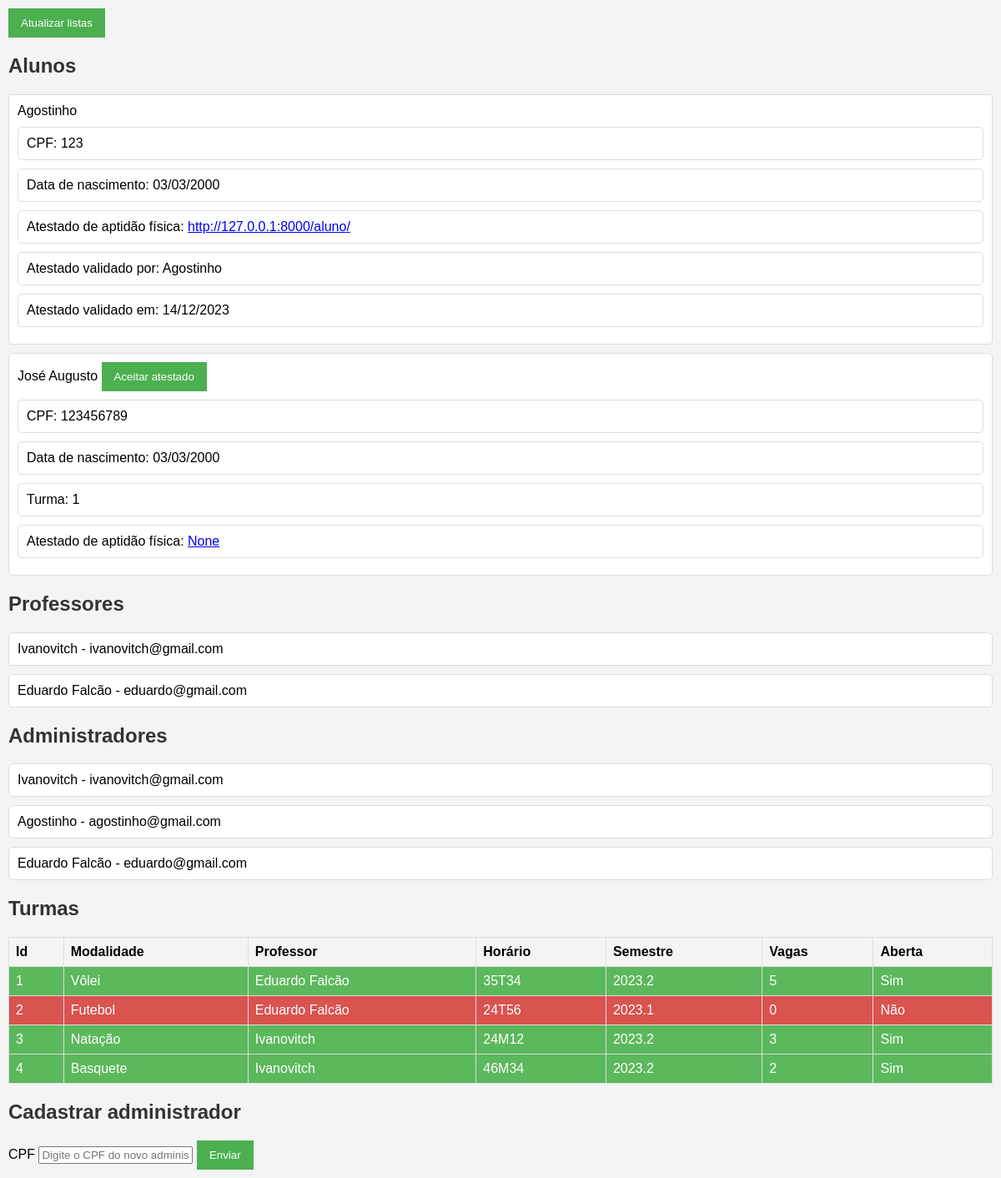
Screenshot of /administrador/ with the database file from the repository.
### my_app/models.py (models this page shows)
class Usuario(models.Model):
    cpf = models.IntegerField(primary_key=True)
    email = models.CharField(max_length=255, unique=True)
    nome = models.CharField(max_length=255)
    senha = models.CharField(max_length=255)
    nascimento = models.DateTimeField()

class Aluno(models.Model):
    user_cpf = models.OneToOneField(Usuario, default=123456789, on_delete=models.CASCADE, primary_key=True)
    atestado_apt = models.CharField(max_length=255, null=True, help_text='Link para o documento')
    atestado_apt_validado_por = models.ForeignKey('Administrador', null=True, on_delete=models.SET_NULL)
    atestado_apt_validado_em = models.DateTimeField(null=True)
    atestado_apt_esperando_validacao = models.BooleanField(default=False)
    turma_id = models.ForeignKey('Turma', null=True, on_delete=models.SET_NULL)

class Turma(models.Model):
    id = models.AutoField(primary_key=True)
    modalidade = models.CharField(max_length=255)
    horario = models.CharField(max_length=255, null=True)
    is_open = models.BooleanField()
    data_fechamento = models.DateTimeField(null=True)
    data_abertura = models.DateTimeField(default=timezone.now)
    semestre = models.FloatField(help_text='Ex.: 2023.2')
    vagas = models.IntegerField(default=0)

### my_app/views.py (the view, shortened to what this page needs)
class Admin(View):
  template_name = 'adm_inicial'
  template_file = 'admin.html'
  def verificaValidadoEm(self, aluno):
      if aluno.atestado_apt_validado_em:
          return aluno.atestado_apt_validado_em.strftime('%d/%m/%Y')
      else:
          return None
  def verificaValidadoPor(self, aluno):
      if aluno.atestado_apt_validado_por:
          return aluno.atestado_apt_validado_por.user_cpf.nome
      else:
          return None
  def get(self, request, *args, **kwargs):
      try:
        form = FormCPF()
        alunos = Aluno.objects.select_related('user_cpf').all()
        professores = Professor.objects.select_related('user_cpf').all()
        admins = Administrador.objects.select_related('user_cpf').all()
        leciona = Leciona.objects.select_related('turma_id').all()
        alunos_data = [{'nome': aluno.user_cpf.nome,
                        'email': aluno.user_cpf.email,
                        'cpf': aluno.user_cpf.cpf,
                        'atestado': aluno.atestado_apt,
                        'turma': aluno.turma_id.id if aluno.turma_id else None,
                        'validado_por': self.verificaValidadoPor(aluno),
                        'validado_em': self.verificaValidadoEm(aluno),
                        'nascimento': aluno.user_cpf.nascimento.strftime('%d/%m/%Y')
                      } for aluno in alunos]
        professores_data = [{'nome': prof.user_cpf.nome,
                             'email': prof.user_cpf.email,
                             'cpf': prof.user_cpf.cpf
                            } for prof in professores]
        admins_data = [{'nome': admin.user_cpf.nome,
                        'email': admin.user_cpf.email,
                        'cpf': admin.user_cpf.cpf
                      } for admin in admins]
        turmas_data = [{'id': lec.turma_id.id,
                        'modalidade': lec.turma_id.modalidade,
                        'professor': lec.prof_cpf.user_cpf.nome,
                        'horario': lec.turma_id.horario,
                        'semestre': lec.turma_id.semestre,
                        'vagas': lec.turma_id.vagas,
                        'is_open': lec.turma_id.is_open
                      } for lec in leciona]
        return render(request, self.template_file, {'alunos': alunos_data,
                                              'professores': professores_data,
                                              'admins': admins_data,
                                              'turmas': turmas_data,
                                              'formulario': form
                                            })
      except Exception as e:
            return JsonResponse({'error': str(e)}, status=500)

### my_app/forms.py
class FormCPF(forms.Form):
    cpf = forms.CharField(
        label='CPF',
        max_length=14,
        widget=forms.TextInput(attrs={
            'title': 'Informe o CPF de um usuário.',
            'placeholder': 'Digite o CPF do novo administrador',
            'id': 'cpf-input'
        })
    )

### my_app/templates/admin.html (shortened to what this page needs)
<!DOCTYPE html>
<html>
<head>
</head>
<body>
    <button onclick="carregarUsuarios()">Atualizar listas</button>
    <h2>Alunos</h1>
    {% if alunos %}
        {% if alunos|length > 0 %}
            <ul id="lista-alunos">
                {% for aluno in alunos %}
                    <li id="{{ aluno.cpf }}">
                        <div class="aceitar-atestado">
                            {{ aluno.nome }}
                            {% if not aluno.validado_em %}
                                {% with aluno_cpf=aluno.cpf %}
                                    <button onclick="aceitarAtestado('{{ aluno_cpf }}')" type="button">Aceitar atestado</button>
                                {% endwith %}
                            {% endif %}
                        </div>
                        <ul>
                            <li>CPF: {{ aluno.cpf }}</li>
                            <li>Data de nascimento: {{ aluno.nascimento }}</li>
                            {% if aluno.turma %}
                                <li>Turma: {{ aluno.turma }}</li>
                            {% endif %}
                                <li>Atestado de aptidão física: <a href="{{ aluno.atestado }}" target="_blank" rel="noopener noreferrer">{{ aluno.atestado }}</a></li>
                            {% if aluno.validado_por and aluno.validado_em %}
                                <li>Atestado validado por: {{ aluno.validado_por }}</li>
                            {% endif %}
                            {% if aluno.validado_em %}
                                <li>Atestado validado em: {{ aluno.validado_em }}</li>
                            {% endif %}
                        </ul>
                    </li>
                {% endfor %}
            </ul>
        {% else %}
            <p>Não há alunos cadastrados.</p>
        {% endif %}
    {% else %}
            <p>Não foi possível carregar os alunos.</p>
    {% endif %}
    <h2>Professores</h1>
    {% if professores %}
        {% if professores|length > 0 %}
            <ul id="lista-professores">
                {% for professor in professores %}
                    <li id="{{ professor.cpf }}">{{ professor.nome }} - {{ professor.email }}</li>
                {% endfor %}
            </ul>
        {% else %}
            <p>Não há professores cadastrados.</p>
        {% endif %}
    {% else %}
            <p>Não foi possível carregar os professores.</p>
    {% endif %}
    <h2>Administradores</h2>
    {% if admins %}
        {% if admins|length > 0 %}
            <ul id="lista-admins">
                {% for admin in admins %}
                    <li id="{{ admin.cpf }}">{{ admin.nome }} - {{ admin.email }}</li>
                {% endfor %}
            </ul>
        {% else %}
            <p>Não há administradores cadastrados.</p>
        {% endif %}
    {% else %}
            <p>Não foi possível carregar os administradores.</p>
    {% endif %}
    <h2>Turmas</h2>
    {% if turmas %}
        {% if turmas|length > 0 %}
            <table class="lista-turmas" style="border: 1px solid black;">
                <thead>
                    <tr>
                        <th>Id</th>
                        <th>Modalidade</th>
                        <th>Professor</th>
                        <th>Horário</th>
                        <th>Semestre</th>
                        <th>Vagas</th>
                        <th>Aberta</th>
                    </tr>
                </thead>
                <tbody>
                    {% for turma in turmas %}
                        <tr
                            id="{{ turma.id }}"
                            class= "{% if turma.is_open %}open{% else %}closed{% endif %}"
                        >
                            <td>{{ turma.id }}</td>
                            <td>{{ turma.modalidade }}</td>
                            <td>{{ turma.professor }}</td>
                            <td>{{ turma.horario }}</td>
                            <td>{{ turma.semestre }}</td>
                            <td>{{ turma.vagas }}</td>
                            {% if turma.is_open %}
                                <td>Sim</td>
                            {% else %}
                                <td>Não</td>
                            {% endif %}
                        </tr>
                    {% endfor %}
                </tbody>
            </table>
        {% else %}
            <p>Não há turmas cadastradas.</p>
        {% endif %}
    {% else %}
            <p>Não foi possível carregar as turmas.</p>
    {% endif %}
    <h2>Cadastrar administrador</h2>
    <form method="post">
        {{ formulario.cpf.label }}
        {{ formulario.cpf }}
        <button type="submit">Enviar</button>
    </form>
</body>
</html>

### my_app/templates/admin.html (style rules this page uses)
body { font-family: 'Arial', sans-serif; background-color: #f4f4f4; margin: 10px; padding: 0; }
button { background-color: #4CAF50; color: white; padding: 10px 15px; border: none; cursor: pointer; }
h2 { color: #333; }
ul { list-style-type: none; padding: 0; }
li { margin: 10px 0; padding: 10px; background-color: #fff; border: 1px solid #ddd; border-radius: 5px; }
table { width: 100%; border-collapse: collapse; margin-top: 20px; }
th, td { border: 1px solid #ddd; padding: 8px; text-align: left; }
.open { background-color: #5cb85c; color: white; }
.closed { background-color: #d9534f; color: white; }
form { margin-top: 20px; }

### rows the page displays
Usuario: nome "Agostinho", validado_por "Agostinho", nome "Agostinho", email "agostinho@gmail.com"
Aluno: atestado "http://127.0.0.1:8000/aluno/"
Usuario: nome "José Augusto"
Usuario: nome "Ivanovitch", email "ivanovitch@gmail.com", nome "Ivanovitch", email "ivanovitch@gmail.com", professor "Ivanovitch" "Ivanovitch"
Usuario: nome "Eduardo Falcão", email "eduardo@gmail.com", nome "Eduardo Falcão", email "eduardo@gmail.com", professor "Eduardo Falcão" "Eduardo Falcão"
Turma: modalidade "Vôlei", horario "35T34", semestre "2023.2"
Turma: modalidade "Futebol", horario "24T56", semestre "2023.1"
Turma: modalidade "Natação", horario "24M12", semestre "2023.2"
Turma: modalidade "Basquete", horario "46M34", semestre "2023.2"

### other values shown
{{ aluno.cpf }} "123" "123456789"
{{ aluno.nascimento }} "03/03/2000" "03/03/2000"
{{ aluno.validado_em }} "14/12/2023"
{{ aluno.turma }} "1"
{{ aluno.atestado }} "None"
{{ turma.id }} "1" "2" "3" "4"
{{ turma.vagas }} "5" "0" "3" "2"
